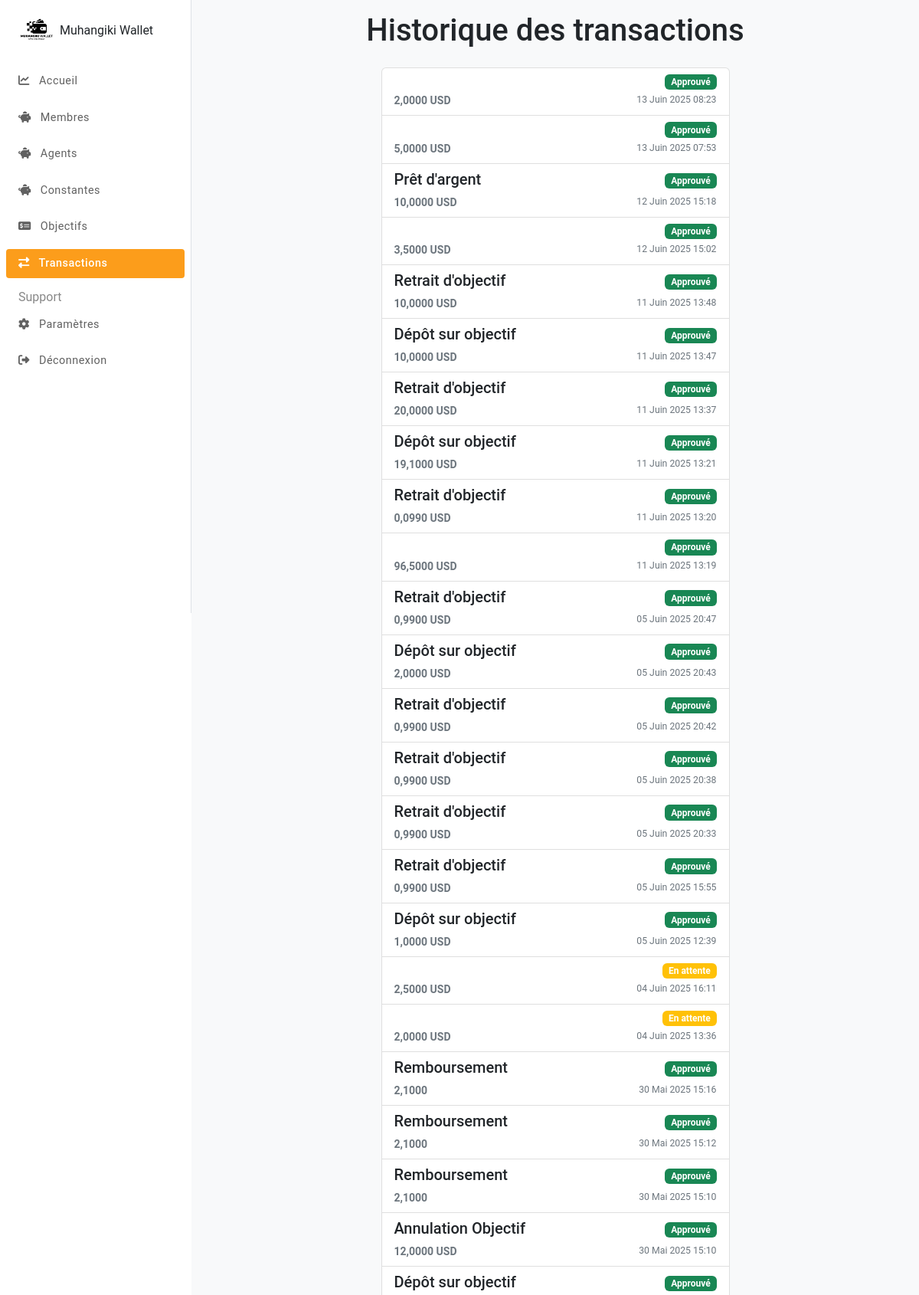
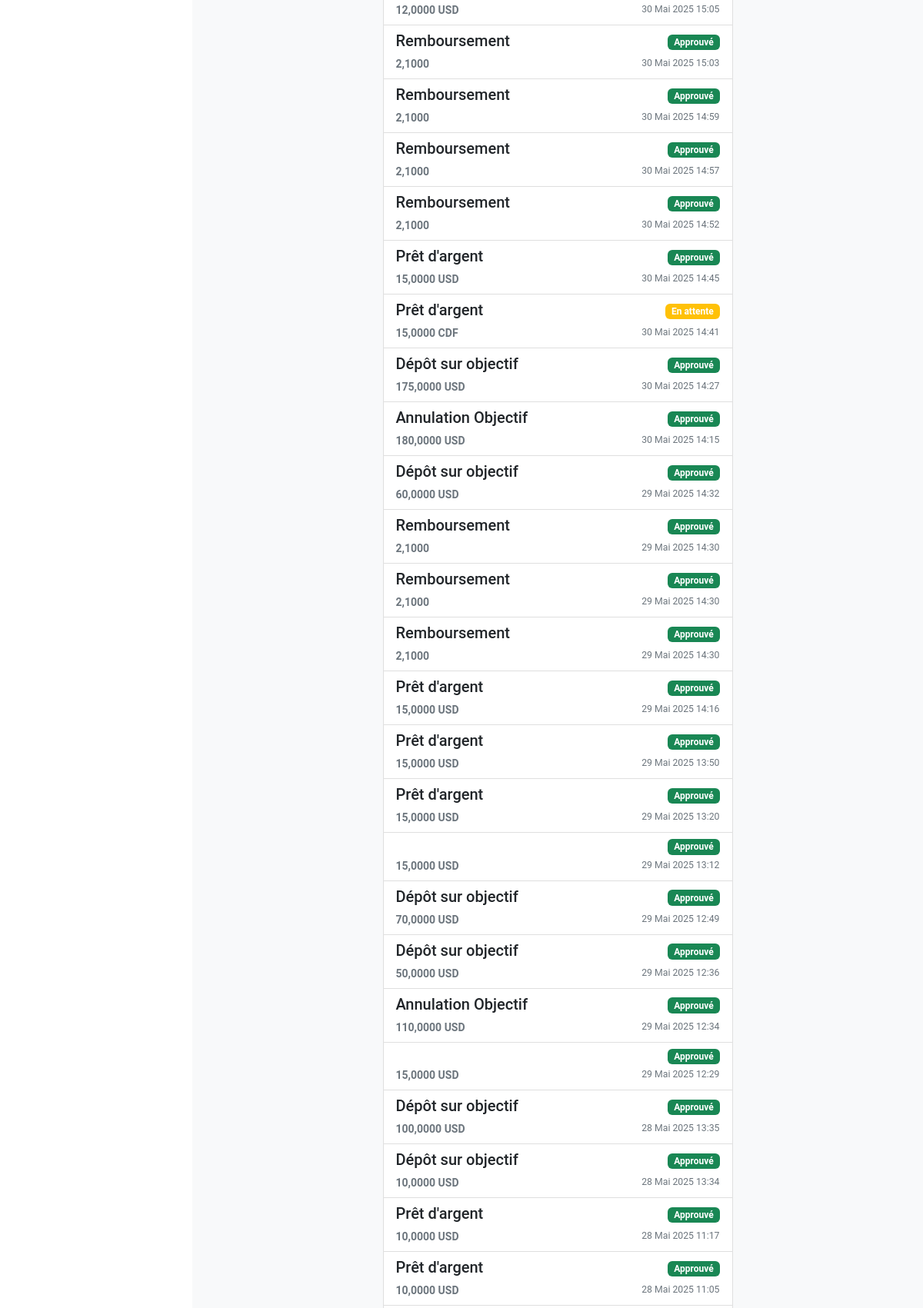
/administrateurs/transactions/ (signed in, upper part), run on the app's committed database (2 pictures, top to bottom).
### transactions/models.py (models this page shows, shortened)
class Transactions(models.Model):
    operateur = models.CharField(max_length=20, choices=OPERATEURS, default="membre", verbose_name="Opérateur")
    admin = models.ForeignKey(Administrateurs, blank=True, null=True, on_delete=models.CASCADE, verbose_name="Administrateurs")
    membre = models.ForeignKey(Membres, blank=True, null=True, on_delete=models.CASCADE, verbose_name="Membres")
    organisation = models.ForeignKey(Organisations, blank=True, null=True, on_delete=models.CASCADE, verbose_name="Organisations")
    agent = models.ForeignKey(Agents, blank=True, null=True, on_delete=models.CASCADE, verbose_name="Agents")
    numero_agent = models.ForeignKey(NumerosAgent, on_delete=models.CASCADE, blank=True, null=True, verbose_name="Numéro de l'agent")
    montant = models.DecimalField(max_digits=15, decimal_places=4, verbose_name="Montant")
    devise = models.CharField(max_length=3, choices=DEVISE_CHOICES, verbose_name="Devise")
    preuve = models.ImageField(upload_to="preuves/transactions/", blank=True, null=True, verbose_name="Preuve de transaction")
    date = models.DateTimeField(auto_now_add=True, verbose_name="Date")
    date_approbation = models.DateTimeField(blank=True, null=True, verbose_name="Date d'approbation")
    description = models.TextField(blank=True, null=True, verbose_name="Description")
    type = models.CharField(max_length=30, choices=TRANSACTION_CHOICES, verbose_name="Type de transaction")
    statut = models.CharField(max_length=20, choices=STATUS_CHOICES, default="En attente", verbose_name="Statut")
    serdipay_session_id = models.CharField(max_length=100, null=True, blank=True, unique=True, verbose_name="ID Session SerdiPay")
    serdipay_transaction_id = models.CharField(max_length=100, null=True, blank=True, unique=True, verbose_name="ID Transaction SerdiPay")
    serdipay_raw_response = models.JSONField(null=True, blank=True, verbose_name="Réponse brute SerdiPay")
    client_phone = models.CharField(max_length=20, null=True, blank=True, verbose_name="Numéro de téléphone du client") # Ajouté pour les rechargements C2B
    class Meta:
        verbose_name = "Transaction"
        verbose_name_plural = "Transactions"
        indexes = [
            models.Index(fields=['serdipay_session_id']),
            models.Index(fields=['serdipay_transaction_id']),
            models.Index(fields=['client_phone']),
        ]

### administrateurs/views.py (the view)
# urls.py: path("transactions/", views.transactions, name="transactions"),
@login_required
@verifier_admin
def transactions(request):
    transactions = Transactions.objects.filter().order_by("-date")
    context = {
        "transactions": transactions,
    }
    return render(request, "administrateurs/transactions.html", context)

### administrateurs/models.py (called while the page is built)
    def is_admin(self):
        return self.type == TypesUtilisateur.ADMIN.value

### administrateurs/views.py (called while the page is built)
def verifier_admin(func):
    def verify(request, *args, **kwargs):
        if request.user.is_admin():
            return func(request, *args, **kwargs)
        else: return redirect("index")
    return wraps(func)(verify)

### administrateurs/templates/administrateurs/transactions.html (shortened to what this page needs)
{% extends 'administrateurs/base.html' %}
{% block content %}
    <div class="row mt-5 mt-sm-0 mb-5 mx-1 justify-content-center">
        <div class="col-md-12">
            <h1 class="text-center mb-4">Historique des transactions</h1>
        </div>
        <div class="list-group p-0 col-md-6">
            {% for transaction in transactions %}
            <a href="{% url 'administrateurs:transaction' transaction.pk %}" class="list-group-item list-group-item-action">
                <div class="d-flex align-items-center justify-content-between mb-1">
                    <h5 class="mb-1">
                        {% if transaction.type == 'retrait' %}Retrait d'argent
                        {% elif transaction.type == 'transfert' %}Transfert d'argent
                        {% elif transaction.type == 'depot_objectif' %}Dépôt sur objectif
                        {% elif transaction.type == 'depot_inscription' %}Dépôt d'inscription
                        {% elif transaction.type == 'contribution' %}Contribution
                        {% elif transaction.type == 'pret' %}Prêt d'argent
                        {% elif transaction.type == 'remboursement_pret' %}Remboursement
                        {% elif transaction.type == 'retrait_objectif' %}Retrait d'objectif
                        {% elif transaction.type == 'retrait_tout' %}Retrait total
                        {% elif transaction.type == 'retrait_admin' %}Retrait Admin
                        {% elif transaction.type == 'annulation_objectif' %}Annulation Objectif
                        {% endif %}
                    </h5>
                    <span class="ms-1 badge {% if transaction.statut == 'Approuvé' %}bg-success{% elif transaction.statut == 'Rejeté' %}bg-danger{% else %}bg-warning{% endif %}">
                        {% if transaction.statut == 'Demande' %}En attente{% else %}{{ transaction.statut }}{% endif %}
                    </span>
                </div>
                <div class="text-muted small d-flex justify-content-between">
                    <span class="fw-bolder">{{ transaction.montant }} {{ transaction.devise }}</span>
                    <small class="d-none d-md-inline">{{ transaction.date|date:"d E Y  H:i" }}</small>
                </div>
            </a>
            {% empty %}
            <div class="list-group-item">Aucune transaction récente.</div>
            {% endfor %}
        </div>
    </div>
{% endblock %}

### muhangiki_wallet/static/css/style.css (style rules this page uses)
:root { --primary-color: #fc9d1b; --secondary-color: #e88b08; --accent-color: #ffc107; }
body { font-family: 'Roboto', sans-serif; background-color: white; display: flex; flex-direction: column; min-height: 100vh; }
a { color: var(--primary-color); }

### administrateurs/templates/administrateurs/base.html (style rules this page uses)
:root { --orange-hover: #fff3e0; --orange-active: #fc9d1b; }

### data on the page
Transactions: type "Prêt d'argent"
Transactions: type "Retrait d'objectif"
Transactions: type "Dépôt sur objectif"
Transactions: type "Retrait d'objectif"
Transactions: type "Dépôt sur objectif"
Transactions: type "Retrait d'objectif"
Transactions: type "Retrait d'objectif"
Transactions: type "Dépôt sur objectif"
Transactions: type "Retrait d'objectif"
Transactions: type "Retrait d'objectif"
Transactions: type "Retrait d'objectif"
Transactions: type "Retrait d'objectif"
Transactions: type "Dépôt sur objectif"
Transactions: statut "En attente"
Transactions: statut "En attente"
Transactions: shows "Remboursement"
Transactions: shows "Remboursement"
Transactions: shows "Remboursement"
Transactions: shows "Annulation Objectif"
Transactions: type "Dépôt sur objectif"
Transactions: shows "Remboursement"
Transactions: shows "Remboursement"
Transactions: shows "Remboursement"
Transactions: shows "Remboursement"
Transactions: type "Prêt d'argent"
Transactions: type "Prêt d'argent", statut "En attente"
Transactions: type "Dépôt sur objectif"
Transactions: shows "Annulation Objectif"
Transactions: type "Dépôt sur objectif"
Transactions: shows "Remboursement"
Transactions: shows "Remboursement"
Transactions: shows "Remboursement"
Transactions: type "Prêt d'argent"
Transactions: type "Prêt d'argent"
Transactions: type "Prêt d'argent"
Transactions: type "Dépôt sur objectif"
Transactions: type "Dépôt sur objectif"
Transactions: shows "Annulation Objectif"
Transactions: type "Dépôt sur objectif"
Transactions: type "Dépôt sur objectif"
Transactions: type "Prêt d'argent"
Transactions: type "Prêt d'argent"
